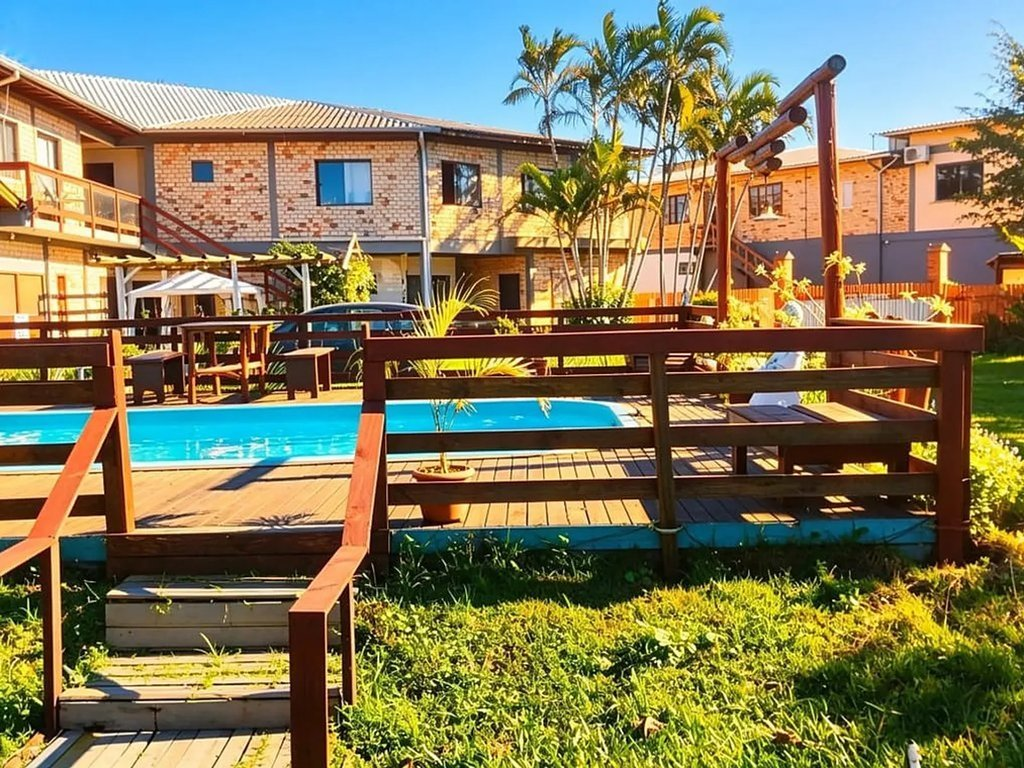
#> input picture 2026-11-16-reveillon/gbp-foto.jpg, 1024 x 768 px
$ python -i reel_tela.py   (imports and definitions only)
#> lines starting #> are read from the running program, lines starting #| are printed output that depends on the picture
### ferramentas/render_reel.py
"""Gera um Reel vertical 1080x1920 (MP4 H.264) a partir de fotos + textos.

Uso: python3 -I render_reel.py roteiro.json saida.mp4
roteiro.json = {"fotos_dir": "...", "cenas": [{"foto": "x.webp", "titulo": "...", "sub": "...", "dur": 3.0}, ...],
                "cta": {"titulo": "...", "sub": "...", "rodape": "..."}}
"""
import json, os, subprocess, sys
from PIL import Image, ImageDraw, ImageFilter, ImageFont

W, H, FPS = 1080, 1920, 30
VERDE, AREIA, OFF, TERRA = (35, 72, 58), (233, 221, 200), (248, 245, 239), (129, 82, 59)
FRAUNCES = "/home/claude/fonts/fraunces.ttf"
INTER_B = "/usr/share/fonts/opentype/inter/Inter-SemiBold.otf"
INTER_R = "/usr/share/fonts/opentype/inter/Inter-Medium.otf"


# [27 lines left out: functions fraunces, wrap, not called in this run]


def cover(im, w, h):
    r = max(w / im.width, h / im.height)
    im = im.resize((int(im.width * r) + 1, int(im.height * r) + 1), Image.LANCZOS)
    x, y = (im.width - w) // 2, (im.height - h) // 2
    return im.crop((x, y, x + w, y + h))


# [102 lines left out: functions scene_layers, draw_text_block, frame_scene, cta_frame, main, not called in this run]


# [2 lines that do not run on import are left out]

### ferramentas/reel_tela.py
"""Extensão do render_reel.py: cenas "tela" = gravação de tela (rolagem) do site dentro de um celular."""
import json, os, subprocess, sys
sys.path.insert(0, os.path.dirname(os.path.abspath(__file__)))
import render_reel as R
_wrap = R.wrap
# [5 lines left out: function _wrap2, not called in this run]
R.wrap = _wrap2
from PIL import Image, ImageDraw

SW, SH, BZ = 600, 1021, 16  # tela do celular e borda
PW, PH = SW + 2 * BZ, SH + 2 * BZ
CARVAO = (37, 37, 34)

def ease(p):
    return p * p * (3 - 2 * p)

def tela_bg(path):
#> called with path = '../2026-11-16-reveillon/gbp-foto.jpg'
    im = Image.open(path).convert("RGB")
#> im is the input picture: PIL image 1024x768 RGB; mean R, G, B 127.3, 122.9, 93.1
    top = im.crop((0, 0, im.width, int(im.width * 1992 / 1170)))
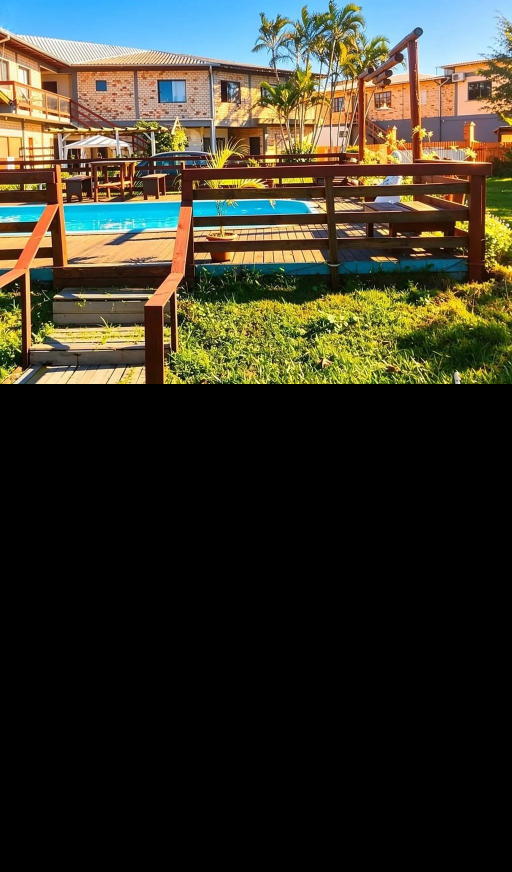
#> top: PIL image 1024x1743 RGB (shown at 1/2 size); mean R, G, B 56.1, 54.1, 41
    bg = R.cover(top, R.W // 4, R.H // 4).filter(R.ImageFilter.GaussianBlur(8)).resize((R.W, R.H), Image.LANCZOS)
#> in cover, `im = im.resize((int(im.width * r) + 1, int(im.height * r) + 1), Image...`:
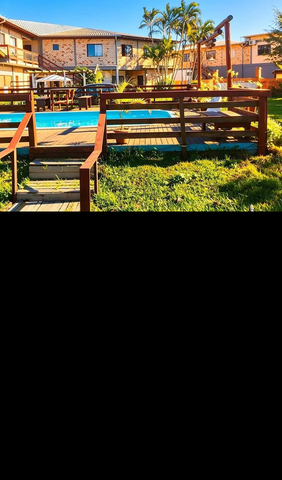
#> im: PIL image 282x480 RGB; mean R, G, B 56.1, 54.2, 41
#> in cover, `return im.crop((x, y, x + w, y + h))`:
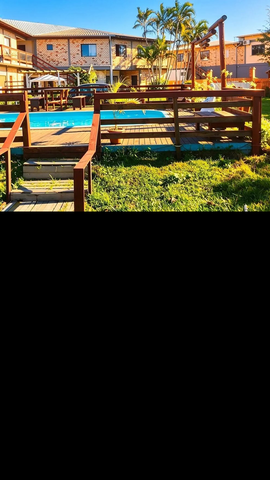
#> returned value: PIL image 270x480 RGB; mean R, G, B 55.9, 54.1, 41.4
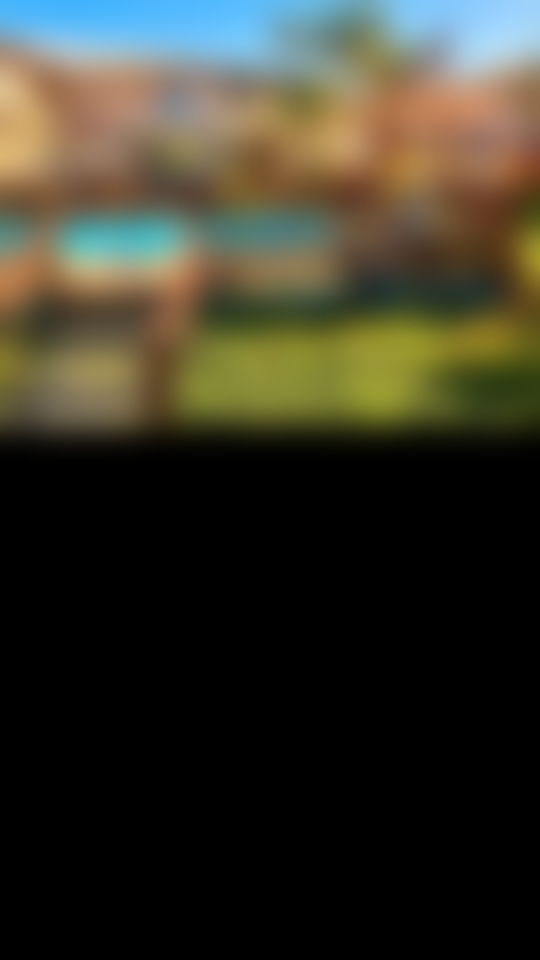
#> bg: PIL image 1080x1920 RGB (shown at 1/2 size); mean R, G, B 55.9, 54.1, 41.4
    return Image.blend(bg, Image.new("RGB", (R.W, R.H), (20, 30, 25)), 0.55), im

# [43 lines left out: functions frame_tela, main, not called in this run]

# [2 lines not run here, left out]

>>> result = tela_bg('../2026-11-16-reveillon/gbp-foto.jpg')
